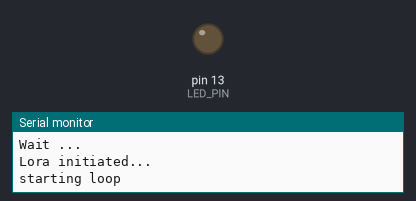
This sketch was run on a simulated Arduino Uno, built with avr-gcc and run on an emulated ATmega328P. Parts: output pins drawn as LEDs (lit = HIGH), the last lines printed to the serial monitor. Random numbers use the default seed unless the sketch sets one.

Above: at 5.5 s.
At 7.6 s:
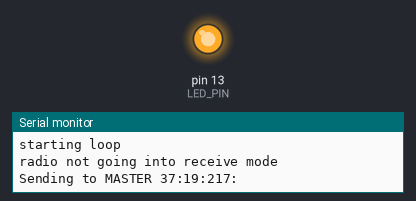
Timing chart, 0 to 10.0 s (numbered marks = the images above):
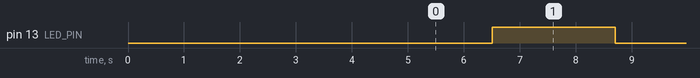

The sketch:

Slave_v0.1.ino
```cpp
/* SLAVE waits to receive the Master No. (M001) and Node Number (1) from Master
 *  On receipt, transmits the three values of SensorValue0, SensorValue1 and SensorValue2.
*/

//Header files
#include <SoftwareSerial.h>
#include "LoraFunctions.h"
#include "SensorFunctions.h"

//Main pin definitions
#define LED_PIN 13
#define RESET_PIN 14

//Set-up SS with RN2483
SoftwareSerial loraSerial(9, 10); //Rx,Tx

//Global variable definitions
String str, res, toRasPi, sampleStr="4d304d304d304d304d304d30";
int resInt, theTime, s0Val=0, s1Val=0, s2Val=5;

void setup() {
  pinMode(LED_PIN, OUTPUT);
  led_off();

  //Setting RESET PIN of SLAVE RN2483
  pinMode(RESET_PIN, INPUT);//Pin 14 is the A0 pin used to reset RN2483

  // Open serial communications and wait for PC port to open:
  Serial.begin(57600);
  while (!Serial) {;}

  Serial.println("Initiating SLAVE Lora");

  //Initiating SS with SLAVE RN2483 at 57600 bauds
  Serial.println("Initiating SLAVE Lora Software Serial");
  Serial.println("Wait ...");
  loraSerial.begin(57600);
  delay(1000);

  //Initiating SLAVE RN2483
  pinMode(RESET_PIN, OUTPUT);
  digitalWrite(RESET_PIN, LOW);
  delay(500);
  digitalWrite(RESET_PIN, HIGH);
  pinMode(RESET_PIN, INPUT);
  delay(1000);
  Serial.println("Lora initiated...");
  Serial.println("");

  //Configuring SLAVE RN2483 - pausing mac
  loraSerial.println("mac pause");
  str = loraSerial.readStringUntil('\n');
  Serial.println(str);

  //Configuring SLAVE RN2483 - setting frequency
  loraSerial.println("radio set freq 866700000");
  str = loraSerial.readStringUntil('\n');
  Serial.println(str);

  Serial.println("starting loop");
}

void loop() {
  //Variable initialization
  res="";
  str="";

  //Beginning to wait for Master No. + Node No. from MASTER eg. HEX version of M001:1
  loraSerial.println("radio rx 0");
  led_off();
  str = loraSerial.readStringUntil('\n');

  //On successful setting of receiving mode then ...
  if (str.indexOf("ok") == 0){
    str = String("");
    while(str==""){
      str = loraSerial.readStringUntil('\n');
    }
    //On successful receipt of message from MASTER then ...
    if ( str.indexOf("radio_rx") == 0 ){
      toggle_led();
      Serial.print("\n\nSLAVE :\n---> ");
      res = str.substring(10); //Extracting received HEX message
      Serial.println(res);
      Serial.println("Received from MASTER "+hexStringToString(res));
    }
    else{
      Serial.println("Received nothing");
    }
  }
  else{
    Serial.println("radio not going into receive mode");
    delay(1000);
  }
  //Reading sensor values
  led_on();
  s0Val=readSensor0();
  s1Val=readSensor1();
  s2Val=readSensor2();
  sampleStr="";
  Serial.println("Sending to MASTER "+String(s0Val)+":"+String(s1Val)+":"+String(s2Val)+":");

  //Preparing the Data String as 'value1:value2:value3:'
  //Then converting it to HEX also to get the HEX Data String which will be transmitted eg. 43:22:56:
  //Note the de-limiter is ':' which is "3A" in HEX
  sampleStr = intToHexString(s0Val)+stringToHexString(":")+intToHexString(s1Val)+stringToHexString(":")+intToHexString(s2Val)+stringToHexString(":");
  loraSerial.print("radio tx "); //Transmitting the HEX Data String eg. HEX version of 43:22:56:
  loraSerial.println(sampleStr);
  delay(200);
  str = loraSerial.readStringUntil('\n');
  Serial.println(sampleStr+" --->");
  //Serial.println("Tx 1>"+str+':'+sampleStr);
  str = loraSerial.readStringUntil('\n');
  //Serial.println("Tx 2>"+str);
}

void toggle_led(){
  digitalWrite(13, !digitalRead(13));
}

void led_on(){
  digitalWrite(LED_PIN, 1);
}

void led_off(){
  digitalWrite(LED_PIN, 0);
}
```

LoraFunctions.h
```cpp
/*FUNCTIONS - with Self Descriptive Names
* String decodeReceivedString(String s_hex, String de_orig_val, String de_new_val)
* String charToHexString(char c)
* char hexStringToChar(String hexString)
* String stringToHexString(String s)
* String hexStringToString(String s_hex)
* String intToHexString(int i)
* int hexStringToInt(String s_hex)
* String returnHeaderString(String headerPlusDataHEXString)
* String returnMasterNumberAsString(String headerPlusDataHEXString)
* String returnNodeNumberAsString(String headerPlusDataHEXString)
* String returnDataString(String headerPlusDataHEXString)
* String returnHEXDataString(String headerPlusDataHEXString)
* int returnValue(String dataHexString, int whichValueMax20, String twoCharLongHEXDeLimiter)
*/

int hexStringToInt(String);

String decodeReceivedString(String s_hex, String de_orig_val, String de_new_val){
  String d_str="", p_str="", t_str="", a_str="", s_str="";
  int len, i=0;
  //s1="EA3A1B43A0"

  s_hex.toUpperCase();
  len=s_hex.length();

  while(i<len){
    t_str=s_hex.substring(i,i+2);
    if(t_str!=de_orig_val){
      a_str += s_hex.substring(i,i+1);
      d_str += s_hex.substring(i,i+1);
    }
    else{
       s_str += String(hexStringToInt(a_str))+de_new_val;
       a_str="";
       d_str+= de_new_val;
       i+=1;
    }
    i++;
  }
  return s_str;
}

String charToHexString(char c){
  return String(c,HEX);
}

char hexStringToChar(String hexString){
  int i0,i1;

  i0 = (int)(hexString[0]);
  i1 = (int)(hexString[1]);

  if((i0>=65)&&(i0<=70)) i0 -= 55;
  else if((i0>=97)&&(i0<=102)) i0 -= 87;
  else i0 -= 48;

  if((i1>=65)&&(i1<=70)) i1 -= 55;
  else if((i1>=97)&&(i1<=102)) i1 -= 87;
  else i1 -= 48;

  return (char)(16*i0+i1);
}

String stringToHexString(String s){
  int i;
  String s_hex;
  for(i=0;i<s.length();i++){
    s_hex += charToHexString(s[i]);
  }
  return s_hex;
}

String hexStringToString(String s_hex){
  int i;
  String part_s_hex, s;
  for(i=0;i<s_hex.length();i+=2){
    part_s_hex = s_hex.substring(i,i+2);
    s += hexStringToChar(part_s_hex);
  }
  return s;
}

String intToHexString(int i){
  return String(i,HEX);
}

int hexStringToInt(String s_hex){
  int len, i, j, k, intOfS=0, powOf16;
  len = s_hex.length();
  for(i=0;i<len;i++){
    j=(int)(s_hex[len-1-i]);
    if((j>=65)&&(j<=70)) j -= 55;
    else if((j>=97)&&(j<=102)) j -= 87;
    else j -= 48;
    powOf16=1;
    for(k=0;k<i;k++){
      powOf16 *= 16;
    }
    intOfS += j*powOf16;
  }
  return intOfS;
}

String returnMasterNumberAsString(String headerPlusDataHEXString){
  int iOf1;
  String headerPlusDataString = hexStringToString(headerPlusDataHEXString);
  iOf1 = headerPlusDataString.indexOf(":");
  String masterNumber = headerPlusDataString.substring(0,iOf1);
  return masterNumber;
}

String returnNodeNumberAsString(String headerPlusDataHEXString){
  int iOf1, iOf2;
  String headerPlusDataString = hexStringToString(headerPlusDataHEXString);
  iOf1 = headerPlusDataString.indexOf(":");
  iOf2 = headerPlusDataString.indexOf(":",iOf1+1);
  String nodeNumber = headerPlusDataString.substring(iOf1+1,iOf2);
  return nodeNumber ;
}

String returnHeaderString(String headerPlusDataHEXString){
  int iOf1, iOf2;
  String headerPlusDataString = hexStringToString(headerPlusDataHEXString);
  iOf1 = headerPlusDataString.indexOf(":");
  iOf2 = headerPlusDataString.indexOf(":",iOf1+1);
  String masterNumber = headerPlusDataString.substring(0,iOf1);
  String nodeNumber = headerPlusDataString.substring(iOf1+1,iOf2);
  return masterNumber+":"+nodeNumber+":";
}

String returnDataString(String headerPlusDataHEXString){
  int iOf1h, iOf2h;
  iOf1h = headerPlusDataHEXString.indexOf("3A");
  iOf2h = headerPlusDataHEXString.indexOf("3A",iOf1h+2);
  String dataHexString = headerPlusDataHEXString.substring(iOf2h+2,headerPlusDataHEXString.length());
  return decodeReceivedString(dataHexString, "3A", ":");
}

String returnHEXDataString(String headerPlusDataHEXString){
  int iOf1h, iOf2h;
  iOf1h = headerPlusDataHEXString.indexOf("3A");
  iOf2h = headerPlusDataHEXString.indexOf("3A",iOf1h+2);
  String dataHexString = headerPlusDataHEXString.substring(iOf2h+2,headerPlusDataHEXString.length());
  return dataHexString;
}

int returnValue(String dataHexString, int whichValueMax20, String twoCharLongHEXDeLimiter){
  String t_str="", a_str="";
  int len, i=0, theValues[20], index=0;
  //s1="EA3A1B43A0"

  len=dataHexString.length();

  while(i<len){
    t_str=dataHexString.substring(i,i+2);
    if(t_str!=twoCharLongHEXDeLimiter){
      a_str += dataHexString.substring(i,i+1);
    }
    else{
       theValues[index++] = hexStringToInt(a_str);
       a_str="";
       i+=1;
    }
    i++;
  }
  return theValues[whichValueMax20-1];
}
```

SensorFunctions.h
```cpp
/*FUNCTIONS - Demo Sensor Functions
* int readSensor0()
* int readSensor1()
* int readSensor2()
*/

int readSensor0(){
  return random(30,90);
}

int readSensor1(){
  return random(10,20);
}

int readSensor2(){
  return random(0,1024);
}
```

ds1620.cpp
```cpp
/*
  DS160 Library

  by Ruben Laguna 2009 <ruben.laguna at gmail.com>

  based on examples from Tom Tigoe <http://www.arduino.cc/en/Reference/SoftwareSerialExample>
  and phanderson <http://www.phanderson.com/printer/ds1620/ds1620.html>


  written: 30 Aug 2008

*/

#include "Math.h"
#include "ds1620.h"

Ds1620::Ds1620(int rst, int clk, int dq):rstPin(rst),clkPin(clk),dqPin(dq)
{
  pinMode(rst, OUTPUT);
  pinMode(clk, OUTPUT);
  pinMode(dq, OUTPUT);

}

void Ds1620::config()
{

  // write configuration register in DS1620
  rst_low();

  clk_high();
  rst_high(); //all data transfer are initiated by driving RST high
  write_command(0x0c); // write config command
  write_command(0x03); // cpu mode + 1 SHOT
  rst_low();
  delay(200); //wait until the configuration register is written

}


void Ds1620::start_conv()
{
  // START_CONV
  clk_high();
  rst_high();
  write_command(0xEE); //start conversion
  rst_low();
  delay(700);
}

void Ds1620::stop_conv()
{
   // STOP_CONV
  clk_high();
  rst_high();
  write_command(0x22); //stop conversion
  rst_low();
  //delay(200);
}

void Ds1620::write_command(int command)
/* sends 8 bit command on DQ output, least sig bit first */
{
  int n, bit;

  for(n=0;n<8;n++)
  {
    bit = ((command >> n) & (0x01));
    out_bit(bit);
  }
}

int Ds1620::read_data()
{
  //READ DATA
  clk_high();
  rst_high();
  write_command(0xAA);
  int raw_data = read_raw_data();
  rst_low();
  return raw_data;
}

int Ds1620::read_raw_data(void)
{
  int bit,n;
  int raw_data=0;

  pinMode(dqPin,INPUT);

     /* jam the dq lead high to use as input */
  for(n=0;n<9;n++)
  {
     clk_low();
     bit=(digitalRead(dqPin));
     clk_high();
     raw_data = raw_data | (bit <<  n);
  }
  pinMode(dqPin, OUTPUT);
  return(raw_data);
}

void Ds1620::out_bit(int bit)
{
  digitalWrite(dqPin, bit);  /* set up the data */
  clk_low();             /* and then provide a clock pulse */
  clk_high();
}

void Ds1620::clk_high(void)
{
  digitalWrite(clkPin,HIGH);
}

void Ds1620::clk_low(void)
{
  digitalWrite(clkPin,LOW);
}

void Ds1620::rst_high(void)
{
   digitalWrite(rstPin,HIGH);
}

void Ds1620::rst_low(void)
{
   digitalWrite(rstPin,LOW);
}
```

ds1620.h
```cpp
/*
  DS160 Library

  by Ruben Laguna 2009 <ruben.laguna at gmail.com>
  based on examples from Tom Tigoe <http://www.arduino.cc/en/Reference/SoftwareSerialExample>
  and phanderson <http://www.phanderson.com/printer/ds1620/ds1620.html>


  written: 30 Aug 2008


*/
#ifndef ds1620_h
#define ds1620_h

#include <Arduino.h>

class Ds1620
{
  public:
    Ds1620(int rst, int clk, int dq);
    void config();
    void start_conv() ;
    void stop_conv() ;
    int read_data();

  private:
    int rstPin, clkPin, dqPin;
    int read_raw_data(void);
    void write_command(int command);
    void out_bit(int bit) ;
    void clk_high(void);
    void clk_low(void);
    void rst_high(void);
    void rst_low(void);

};


#endif
```

Measured:
- by itself, pin 13 (LED_PIN): alternates HIGH for 2.2 s and LOW for 2.0 s
